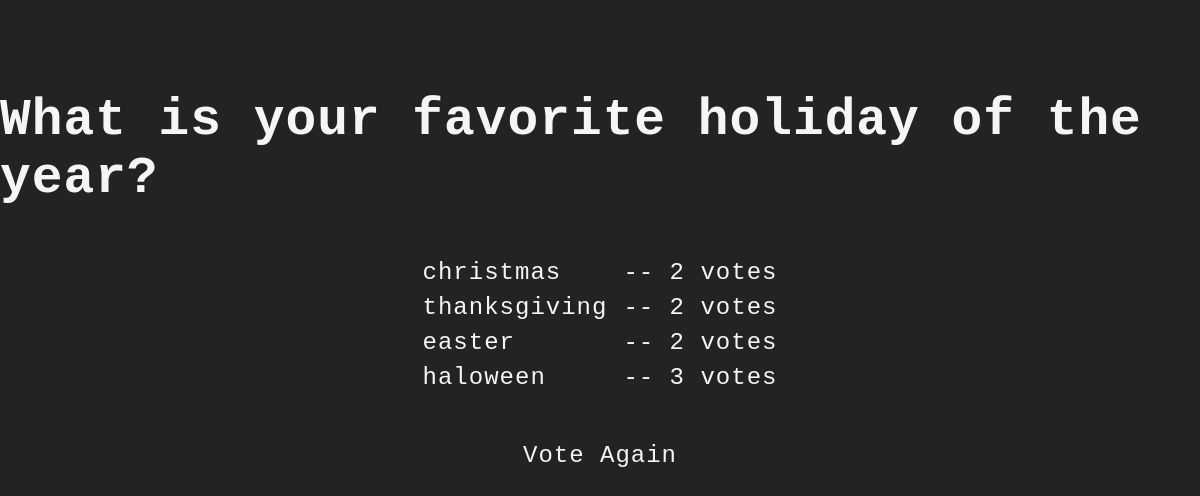
Page /polls/6/results/ on the committed database.
### polls/models.py (models this page shows, shortened)
class Question(models.Model):
    question_text = models.CharField(max_length=200)
    pub_date = models.DateTimeField("date published")

class Choice(models.Model):
    question = models.ForeignKey(Question, on_delete=models.CASCADE)
    choice_text = models.CharField(max_length=200)
    votes = models.IntegerField(default=0)

### polls/views.py (the view)
# urls.py: path("<int:pk>/results/", views.ResultsView.as_view(), name="results"),
class ResultsView(generic.DetailView):
    model = Question
    template_name = "polls/results.html"

### polls/templates/polls/results.html (shortened to what this page needs)
{% load static %}
<!DOCTYPE html>
<html lang="en">
	<head>
		<link href="{% static 'polls/style.css' %}" rel="stylesheet" />
	</head>
    <main>
        <div class="xd">
<h1>{{ question.question_text }}</h1>
<ul>
{% for choice in question.choice_set.all %}
    <li><span>{{ choice.choice_text }}</span> <span>-- {{ choice.votes }} vote{{ choice.votes|pluralize }}</span></li>
{% endfor %}
</ul>
<a href="{% url 'polls:detail' question.id %}">Vote Again</a>
</div>
</main>

### polls/static/polls/style.css (style rules this page uses)
* { padding: 0; margin: 0; box-sizing: border-box; color: whitesmoke; text-decoration: none; letter-spacing: 1px; }
main { display: flex; width: 100vw; height: 70vh; align-items: center; justify-content: center; flex-wrap: wrap; }
.xd { display: flex; flex-direction: column; gap: 3.2rem; justify-content: center; align-items: center; }
.xd h1 { font-size: 3.2em; }
.xd ul { list-style: none; display: flex; flex-direction: column; align-items: center; justify-content: center; gap: .5rem; }
.xd ul li { font-size: 1.5em; display: flex; justify-content: space-between; width: 100%; gap: 1rem; }
.xd a { font-size: 1.5em; }
.xd ul { display: flex; justify-content: center; align-items: center; }

### rows in the picture
Question: question_text "What is your favorite holiday of the year?"
Choice: choice_text "christmas", votes "2"
Choice: choice_text "thanksgiving", votes "2"
Choice: choice_text "easter", votes "2"
Choice: choice_text "haloween", votes "3"
